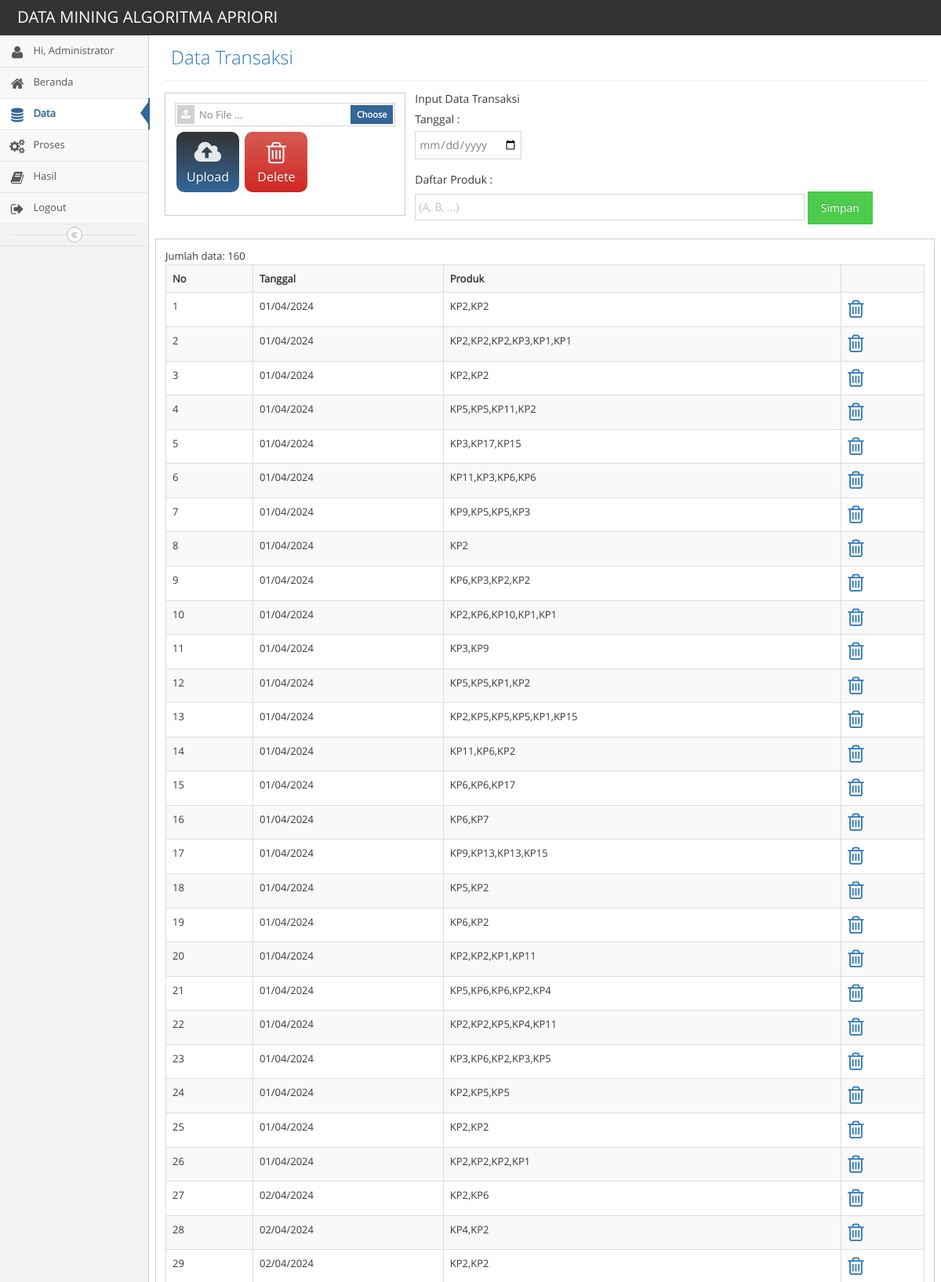
/index.php?menu=data_transaksi (signed in, upper part), run on the app's committed database.
### tables this page shows
CREATE TABLE `transaksi` (
  `id` int(11) NOT NULL,
  `transaction_date` date DEFAULT NULL,
  `produk` varchar(50) DEFAULT NULL
);

### database.php (called while the page is built, shortened)
<?php
class database {
    private $servername;
    private $user_db;
    private $password_db;
    private $database;
    private $koneksi;
    function load_conf_db() {
        $path = dirname(__FILE__) . '/koneksi.php';
    }
    public function connect_db() {
        $this->koneksi = mysqli_connect($this->servername, $this->user_db, $this->password_db, $this->database);
        return $this->koneksi;
    }
    function db_query($sql) {
        $conn = $this->koneksi;
        return mysqli_query($conn, $sql);
    }
    function db_fetch_array($result) {
        return mysqli_fetch_array($result);
    }
    function db_num_rows($result) {
        return mysqli_num_rows($result);
    }
}
?>

### fungsi.php (called while the page is built, shortened)
<?php
function format_date2($date){
    $date_ex = explode("-", $date);
    return $date_ex[2]."/".$date_ex[1]."/".$date_ex[0];
}
?>

### data_transaksi.php (the view, shortened to what this page needs)
<?php
include_once "database.php";
include_once "fungsi.php";
?>
<div class="main-content">
    <div class="main-content-inner">
        <div class="page-content">
            <div class="page-header">
                <h1>
                    Data Transaksi
                </h1>
            </div>
<?php
$db_object = new database();
        ?>
        <?php
$sql = "SELECT
        *
        FROM
         transaksi";
$query=$db_object->db_query($sql);
$jumlah=$db_object->db_num_rows($query);
?>
<div class="row">
    <div class="col-sm-4">
        <div class="widget-box">
        <form method="post" enctype="multipart/form-data" action="">
            <div class="widget-body">
                <div class="widget-main">
                    <div class="form-group">
                        <button name="submit" type="submit" value="" class="btn btn-app btn-purple btn-sm">
                            <i class="ace-icon fa fa-cloud-upload bigger-200"></i> Upload
                        </button>
                        <button name="delete" type="submit"  class="btn btn-app btn-danger btn-sm"
                                onclick="return confirm('Apakah anda yakin ingin menghapus data transaksi?')" >
                            <i class="ace-icon fa fa-trash-o bigger-200"></i> Delete
                        </button>
                    </div>
                </div>
            </div>
        </form>
    </div>
</div>
<div>
<form action="" method="post">
    <label>Input Data Transaksi</label>
            <div class="form-group">
                    <Label>Tanggal :</Label><br/>
                    <input class="input-tanggal" name="tanggal" type="date"  placeholder="(DD/MM/YYYY)">
                </div>
                <div class="form-group">
                    <label>Daftar Produk :</label><br/>
                    <input class="input-produk" name="produk" type="text" placeholder="(A, B, ...)">
                    <button type="submit" class="btn btn-success btn" name="btn-input">Simpan</button>
                </div>
    </form>
</div>
            <div class="row">
                <div class="col-sm-12">
                <div class="widget-box">
                    <div class="widget-body">
                    <div class="widget-main">
            <?php
            echo "Jumlah data: ".$jumlah."<br>";
            if($jumlah==0){
                echo "Data kosong...";
            }
            else{
            ?>
            <table class='table table-bordered table-striped  table-hover'>
                <tr>
                <th>No</th>
                <th>Tanggal</th>
                <th>Produk</th>
                <th></th>
                </tr>
                <?php
                    $no=1;
                    while($row=$db_object->db_fetch_array($query)){
                        echo "<tr>";
                            echo "<td>".$no."</td>";
                            echo "<td>".format_date2($row['transaction_date'])."</td>";
                            echo "<td>".$row['produk']."</td>";
                            $delete = "<a href='index.php?menu=delete_trans&id=".$row['id']."'><i class='ace-icon fa-color fa fa-trash-o bigger-200'></i></a>";
                            echo "<td>".$delete."</td>";"</td>";
                        echo "</tr>";
                        $no++;
                    }
                    ?>
            </table>
            <?php
            }
            ?>
            </div>
            </div>
                    </div>
            </div>
                </div>
        </div>
    </div>
</div>

### data_transaksi.php (style rules this page uses)
.input-produk { width: 50%; }

### data on the page
transaksi: transaction_date "01/04/2024", produk "KP2,KP2"
transaksi: transaction_date "01/04/2024", produk "KP2,KP2,KP2,KP3,KP1,KP1"
transaksi: transaction_date "01/04/2024", produk "KP2,KP2"
transaksi: transaction_date "01/04/2024", produk "KP5,KP5,KP11,KP2"
transaksi: transaction_date "01/04/2024", produk "KP3,KP17,KP15"
transaksi: transaction_date "01/04/2024", produk "KP11,KP3,KP6,KP6"
transaksi: transaction_date "01/04/2024", produk "KP9,KP5,KP5,KP3"
transaksi: transaction_date "01/04/2024", produk "KP2"
transaksi: transaction_date "01/04/2024", produk "KP6,KP3,KP2,KP2"
transaksi: transaction_date "01/04/2024", produk "KP2,KP6,KP10,KP1,KP1"
transaksi: transaction_date "01/04/2024", produk "KP3,KP9"
transaksi: transaction_date "01/04/2024", produk "KP5,KP5,KP1,KP2"
transaksi: transaction_date "01/04/2024", produk "KP2,KP5,KP5,KP5,KP1,KP15"
transaksi: transaction_date "01/04/2024", produk "KP11,KP6,KP2"
transaksi: transaction_date "01/04/2024", produk "KP6,KP6,KP17"
transaksi: transaction_date "01/04/2024", produk "KP6,KP7"
transaksi: transaction_date "01/04/2024", produk "KP9,KP13,KP13,KP15"
transaksi: transaction_date "01/04/2024", produk "KP5,KP2"
transaksi: transaction_date "01/04/2024", produk "KP6,KP2"
transaksi: transaction_date "01/04/2024", produk "KP2,KP2,KP1,KP11"
transaksi: transaction_date "01/04/2024", produk "KP5,KP6,KP6,KP2,KP4"
transaksi: transaction_date "01/04/2024", produk "KP2,KP2,KP5,KP4,KP11"
transaksi: transaction_date "01/04/2024", produk "KP3,KP6,KP2,KP3,KP5"
transaksi: transaction_date "01/04/2024", produk "KP2,KP5,KP5"
transaksi: transaction_date "01/04/2024", produk "KP2,KP2"
transaksi: transaction_date "01/04/2024", produk "KP2,KP2,KP2,KP1"
transaksi: transaction_date "02/04/2024", produk "KP2,KP6"
transaksi: transaction_date "02/04/2024", produk "KP4,KP2"
transaksi: transaction_date "02/04/2024", produk "KP2,KP2"

### other printed values
$nama "Administrator"
$jumlah "160"
